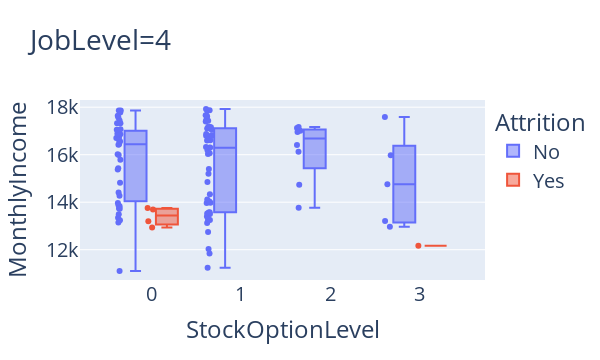

Source (notebook cell):
### Markdown cell above
From this boxplot, we can see how every job level almost has a corresponding range of monthly income.

The difference in median monthly income (No Attrition - Attrition ) is greatest for Job Level= 4 followed by Job Level= 1.

A possible reason for high attrition rate at Job Level 1 may be that they feel it is unfair to be receiving a lower monthly income than others in the same job level.

Also, if Job Level 4 has such a huge difference, why is the attrition rate low?

### Code cell
joblevel4= df.loc[df["JobLevel"]==4]
fig = px.box(joblevel4, x="StockOptionLevel", y="MonthlyIncome", points='all', color="Attrition", title= "JobLevel=4", width=600, category_orders={"Attrition": ["No", "Yes"]})
fig.update_layout(font=dict(size=20))
fig.show()

### Figure 1 — Plotly figure (JSON) as saved in the notebook; plotly's stock layout.template omitted (floating-point values rounded to 4 significant figures)
{"data": [{"alignmentgroup": "True", "boxpoints": "all", "hovertemplate": "Attrition=No<br>StockOptionLevel=%{x}<br>MonthlyIncome=%{y}<extra></extra>", "legendgroup": "No", "marker": {"color": "#636efa"}, "name": "No", "notched": false, "offsetgroup": "No", "orientation": "v", "showlegend": true, "type": "box", "x": [0, 3, 1, 0, 0, 2, 1, 0, 1, 1, 1, 0, 3, 1, 0, 0, 0, 0, 0, 1, 3, 0, 1, 1, 0, 0, 0, 1, 1, 1, 1, 0, 2, 0, 0, 0, 1, 1, 1, 0, 1, 0, 1, 1, 1, 0, 1, 1, 1, 0, 1, 1, 0, 1, 0, 1, 1, 0, 1, 0, 2, 1, 2, 0, 0, 1, 0, 1, 1, 1, 0, 2, 0, 2, 0, 2, 1, 1, 1, 0, 0, 0, 1, 1, 2, 1, 1, 1, 3, 0, 0, 3, 1, 0, 1, 1, 1, 1, 0, 1, 1], "x0": " ", "xaxis": "x", "y": [15427, 14756, 13503, 13872, 17328, 16959, 17181, 13734, 16792, 16064, 16872, 13496, 17584, 13525, 16015, 17068, 13964, 15992, 16659, 14336, 13212, 16555, 14118, 17046, 17861, 16835, 13237, 16184, 16595, 16627, 15402, 14814, 13770, 11103, 16856, 17639, 16752, 17159, 16307, 13826, 11836, 14275, 17924, 17099, 14852, 17444, 17399, 13973, 12742, 13726, 13320, 17650, 16756, 17665, 16885, 17465, 13120, 17048, 17856, 17779, 16124, 13577, 17123, 16880, 17861, 14026, 13142, 13402, 13247, 16799, 17328, 14732, 16422, 17169, 16598, 17007, 16032, 16328, 16606, 14411, 16437, 17567, 11245, 15202, 16413, 13966, 17426, 17603, 15972, 15379, 16704, 12965, 16291, 15787, 13225, 16823, 17174, 17875, 13341, 13570, 12031], "y0": " ", "yaxis": "y"}, {"alignmentgroup": "True", "boxpoints": "all", "hovertemplate": "Attrition=Yes<br>StockOptionLevel=%{x}<br>MonthlyIncome=%{y}<extra></extra>", "legendgroup": "Yes", "marker": {"color": "#EF553B"}, "name": "Yes", "notched": false, "offsetgroup": "Yes", "orientation": "v", "showlegend": true, "type": "box", "x": [0, 3, 0, 0, 0], "x0": " ", "xaxis": "x", "y": [13194, 12169, 13758, 13695, 12936], "y0": " ", "yaxis": "y"}], "layout": {"boxmode": "group", "font": {"size": 20}, "height": 360, "legend": {"title": {"text": "Attrition"}, "tracegroupgap": 0}, "title": {"text": "JobLevel=4"}, "width": 600, "xaxis": {"anchor": "y", "autorange": true, "domain": [0, 1], "range": [-0.7959, 3.726], "title": {"text": "StockOptionLevel"}, "type": "linear"}, "yaxis": {"anchor": "x", "autorange": true, "domain": [0, 1], "range": [10720.0, 18300.0], "title": {"text": "MonthlyIncome"}, "type": "linear"}}}
